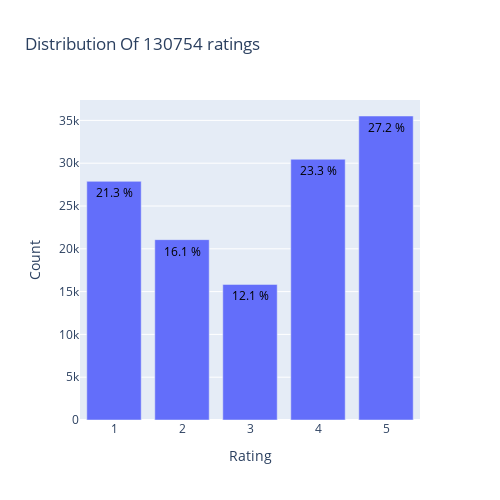

Write notebook code for a chart like this one.
### Markdown cell above
# Ratings Distribution

### Code cell
from plotly.offline import init_notebook_mode, plot, iplot
import plotly.graph_objs as go
init_notebook_mode(connected=True)

data = ratings['Rate'].value_counts().sort_index(ascending=False)
trace = go.Bar(x = data.index,
               text = ['{:.1f} %'.format(val) for val in (data.values / ratings.shape[0] * 100)],
               textposition = 'auto',
               textfont = dict(color = '#000000'),
               y = data.values,
               )
# Create layout
layout = dict(title = 'Distribution Of {} ratings'.format(ratings.shape[0]),
              xaxis = dict(title = 'Rating'),
              yaxis = dict(title = 'Count'),
              width=500,
              height=500,
              autosize=False,
             )
# Create plot
fig = go.Figure(data=[trace], layout=layout)
fig.show()

### Figure 1 — Plotly figure (JSON) as saved in the notebook; plotly's stock layout.template omitted (floating-point values rounded to 4 significant figures)
{"data": [{"text": ["27.2 %", "23.3 %", "12.1 %", "16.1 %", "21.3 %"], "textfont": {"color": "#000000"}, "textposition": "auto", "type": "bar", "x": [5, 4, 3, 2, 1], "y": [35512, 30458, 15838, 21070, 27876]}], "layout": {"autosize": false, "height": 500, "title": {"text": "Distribution Of 130754 ratings"}, "width": 500, "xaxis": {"title": {"text": "Rating"}}, "yaxis": {"title": {"text": "Count"}}}}
